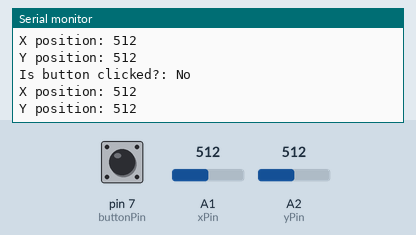
Simulated run of this sketch. Board: Arduino Uno, built with avr-gcc and run on an emulated ATmega328P. On the bench: the last lines printed to the serial monitor. Inputs (shaded band) come from the test bench; at power-on: pin 7 (buttonPin) HIGH, A1 (xPin) = 512, A2 (yPin) = 512.

Above: at 1.2 s.
1.3 s: pin 7 (buttonPin) pulled LOW for 0.15 s
2.9 s: A1 (xPin) set to 716
At 3.54 s:
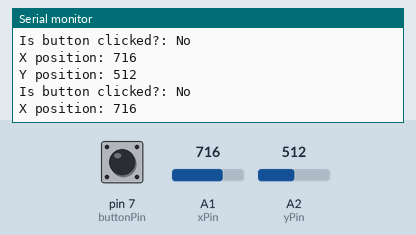
4.4 s: A2 (yPin) set to 716
At 5.56 s:
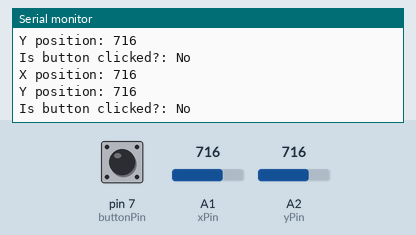
5.9 s: A1 (xPin) set to 900
At 5.97 s:
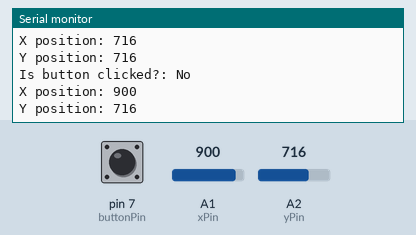
7.4 s: A2 (yPin) set to 900
At 7.48 s:
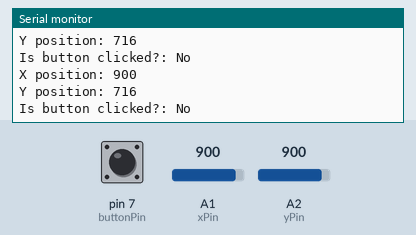
Timing chart, 0 to 9.9 s (numbered marks = the images above; inputs shaded):
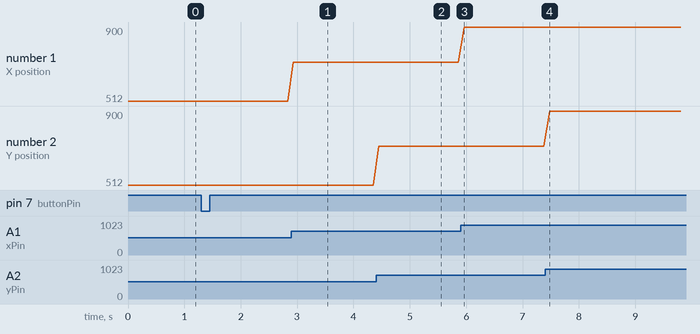

Measured:
- after the input at 2.9 s, the serial monitor: prints a new line at once (image 1)
- after the input at 4.4 s, the serial monitor: prints a new line after 0.05 s (image 2)
- after the input at 5.9 s, the serial monitor: prints a new line after 0.06 s (image 3)
- plotted number 1: 512 → 716 after the input at 2.9 s, 716 → 900 after the input at 5.9 s

The sketch:

Joystick.ino
```cpp
int buttonPin = 7;
int xPin = A1;
int yPin = A2;

void setup() {
  pinMode(buttonPin, INPUT_PULLUP);
  pinMode(xPin, INPUT);
  pinMode(yPin, INPUT);
  Serial.begin(115200);
}

void loop() {
  int xPos = analogRead(xPin);
  int yPos = analogRead(yPin);
  int buttonClick = digitalRead(buttonPin);

  Serial.print("Is button clicked?: ");
  if(buttonClick == HIGH){
    Serial.println("No");
  }
  else{
    Serial.println("Yes");
  }
  Serial.print("X position: ");
  Serial.println(xPos);
  Serial.print("Y position: ");
  Serial.println(yPos);
  Serial.println();
  delay(100);
}
```
